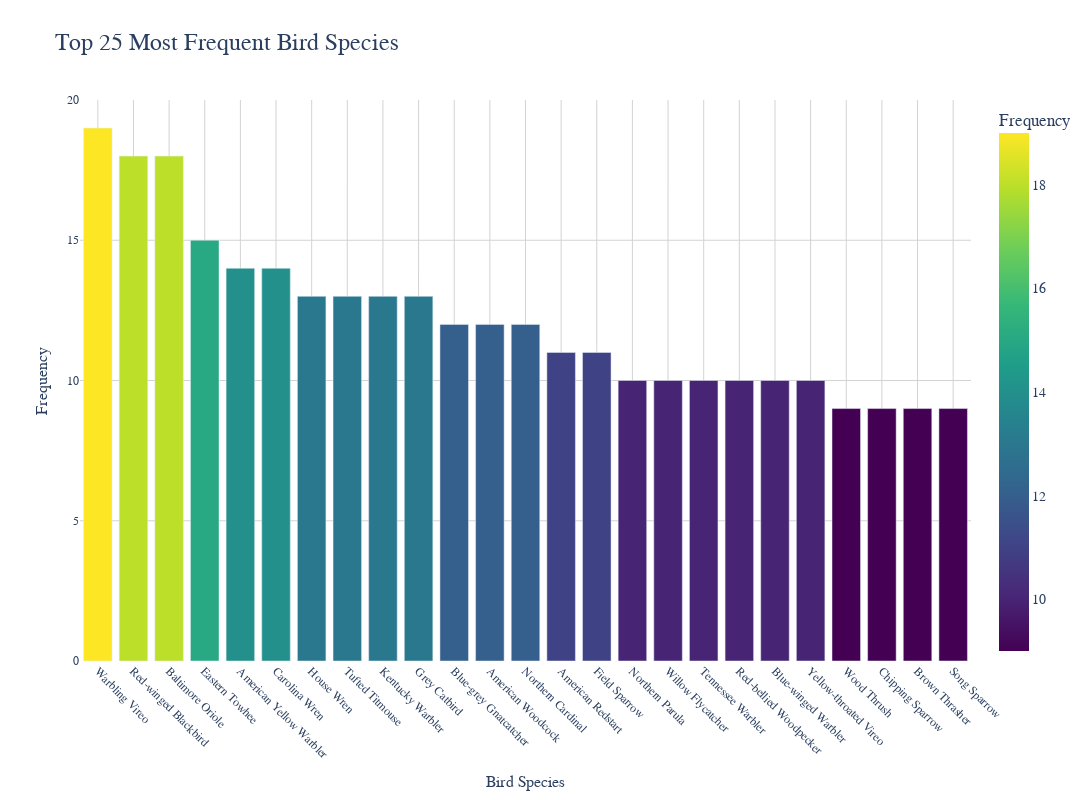

The cell this chart's notebook holds for it:
### Code cell
# Assuming 'data' is your DataFrame
top_25_birds = data['common_name'].value_counts().nlargest(25)

fig = px.bar(
    x=top_25_birds.index,
    y=top_25_birds.values,
    labels={'x': 'Bird Species', 'y': 'Frequency'},
    title='Top 25 Most Frequent Bird Species',
    color=top_25_birds.values,
    color_continuous_scale='viridis'
)

fig.update_layout(
    font=dict(family="Arial", size=14),
    plot_bgcolor='white',
    xaxis=dict(
        tickangle=45,
        title_font=dict(size=16),
        tickfont=dict(size=12),
        gridcolor='lightgray'
    ),
    yaxis=dict(
        title_font=dict(size=16),
        tickfont=dict(size=12),
        gridcolor='lightgray'
    ),
    coloraxis_colorbar=dict(title='Frequency'),
    title=dict(font=dict(size=24)),
    height=800,
    width=1200
)

fig.show()

### Figure 1 — Plotly figure (JSON) as saved in the notebook; plotly's stock layout.template omitted (floating-point values rounded to 4 significant figures)
{"data": [{"alignmentgroup": "True", "hovertemplate": "Bird Species=%{x}<br>Frequency=%{y}<br>color=%{marker.color}<extra></extra>", "legendgroup": "", "marker": {"color": [19, 18, 18, 15, 14, 14, 13, 13, 13, 13, 12, 12, 12, 11, 11, 10, 10, 10, 10, 10, 10, 9, 9, 9, 9], "coloraxis": "coloraxis", "pattern": {"shape": ""}}, "name": "", "offsetgroup": "", "orientation": "v", "showlegend": false, "textposition": "auto", "type": "bar", "x": ["Warbling Vireo", "Red-winged Blackbird", "Baltimore Oriole", "Eastern Towhee", "American Yellow Warbler", "Carolina Wren", "House Wren", "Tufted Titmouse", "Kentucky Warbler", "Grey Catbird", "Blue-grey Gnatcatcher", "American Woodcock", "Northern Cardinal", "American Redstart", "Field Sparrow", "Northern Parula", "Willow Flycatcher", "Tennessee Warbler", "Red-bellied Woodpecker", "Blue-winged Warbler", "Yellow-throated Vireo", "Wood Thrush", "Chipping Sparrow", "Brown Thrasher", "Song Sparrow"], "xaxis": "x", "y": [19, 18, 18, 15, 14, 14, 13, 13, 13, 13, 12, 12, 12, 11, 11, 10, 10, 10, 10, 10, 10, 9, 9, 9, 9], "yaxis": "y"}], "layout": {"barmode": "relative", "coloraxis": {"colorbar": {"title": {"text": "Frequency"}}, "colorscale": [[0, "#440154"], [0.1111, "#482878"], [0.2222, "#3e4989"], [0.3333, "#31688e"], [0.4444, "#26828e"], [0.5556, "#1f9e89"], [0.6667, "#35b779"], [0.7778, "#6ece58"], [0.8889, "#b5de2b"], [1, "#fde725"]]}, "font": {"family": "Arial", "size": 14}, "height": 800, "legend": {"tracegroupgap": 0}, "plot_bgcolor": "white", "title": {"font": {"size": 24}, "text": "Top 25 Most Frequent Bird Species"}, "width": 1200, "xaxis": {"anchor": "y", "domain": [0, 1], "gridcolor": "lightgray", "tickangle": 45, "tickfont": {"size": 12}, "title": {"font": {"size": 16}, "text": "Bird Species"}}, "yaxis": {"anchor": "x", "domain": [0, 1], "gridcolor": "lightgray", "tickfont": {"size": 12}, "title": {"font": {"size": 16}, "text": "Frequency"}}}}
